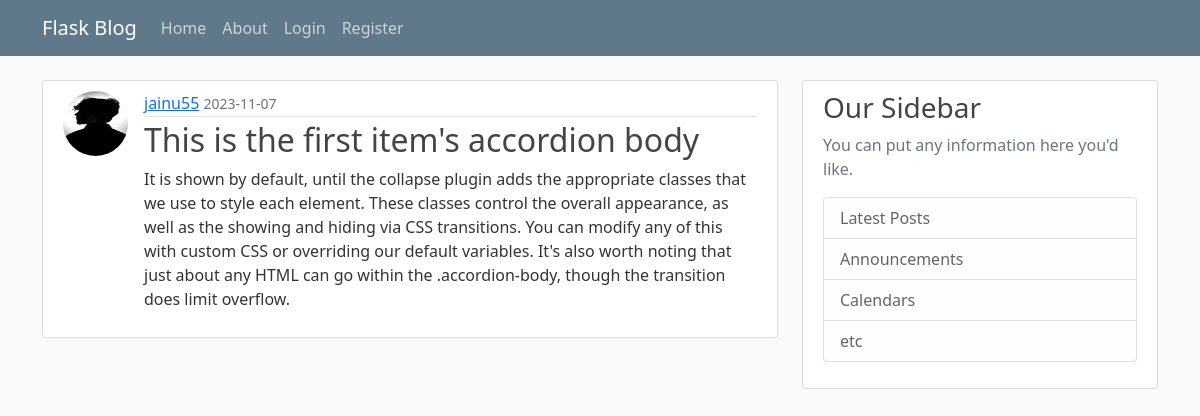
/post/11, run on the app's committed database.
### flaskblog/models.py (models this page shows, shortened)
class User(db.Model, UserMixin):
    id=db.Column(db.Integer, primary_key=True)
    username=db.Column(db.String(20), unique=True, nullable=False)
    email=db.Column(db.String(120), unique=True, nullable=False)
    image_file = db.Column(db.String(20), nullable=True, default='default.jpg')
    password = db.Column(db.String(60), nullable=False)
    posts = db.relationship('Post', backref='author', lazy=True)

class Post(db.Model):
    id =db.Column(db.Integer, primary_key=True)
    title = db.Column(db.String(100),nullable=False)
    date_posted = db.Column(db.DateTime, nullable=True, default=datetime.utcnow)
    content = db.Column(db.Text, nullable=False)
    user_id = db.Column(db.Integer, db.ForeignKey('user.id'), nullable=False)

### flaskblog/routes.py (the view)
@app.route("/post/<int:post_id>")
def post(post_id):
    post = Post.query.get_or_404(post_id)
    return render_template('post.html', title=post.title, post=post)

### flaskblog/templates/post.html (shortened to what this page needs)
{% extends "layout.html" %}
{% block content %}
<article class="media content-section d-flex">
 <div>
    <img class='rounded-circle article-img' src="{{ url_for('static', filename='profile_pics/'+ post.author.image_file)}}"/>
</div>
  <div class="media-body">
    <div class="article-metadata">
      <a class="mr-2" href="{{ url_for('user_posts', username=post.author.username) }}">{{ post.author.username }}</a>
      <small class="text-muted">{{ post.date_posted.strftime('%Y-%m-%d') }}</small>
    </div>
    <h2 class="article-title">{{ post.title }}</h2>
    <p class="article-content">{{ post.content }}</p>
  </div>
</article>
{% endblock content %}

### flaskblog/static/main.css (style rules this page uses)
body { background: #fafafa; color: #333333; margin-top: 5rem; }
h1, h2, h3, h4, h5, h6 { color: #444444; }
.content-section { background: #ffffff; padding: 10px 20px; border: 1px solid #dddddd; border-radius: 3px; margin-bottom: 20px; }
.article-title { color: #444444; }
.article-content { white-space: pre-line; }
.article-img { height: 65px; width: 65px; margin-right: 16px; }
.article-metadata { padding-bottom: 1px; margin-bottom: 4px; border-bottom: 1px solid #e3e3e3 }

### data on the page
User: image_file (picture), author.username "jainu55"
Post: date_posted "2023-11-07", title "This is the first item's accordion body", content "It is shown by default, until the collapse plugin adds the appropriate classes that we use to style each element. These classes control the overall appearance, as well as the showing and hiding via CSS transitions. You can modify any of this with custom CSS or overriding our default variables. It's also worth noting that just about any HTML can go within the .accordion-body, though the transition does limit overflow."
